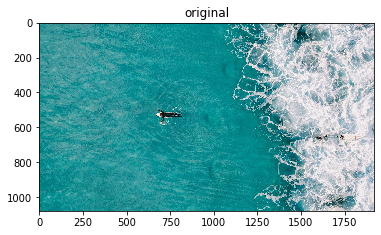
#> input picture resutado_original_200.png, 381 x 235 px
$ python -i energias.py   (imports and definitions only)   (older library calls are emulated)
#> lines starting #> are read from the running program, lines starting #| are printed output that depends on the picture
#> further down, picture is the input picture: shape (235, 381, 3); mean B, G, R 185.3, 182.4, 124
# -*- coding: utf-8 -*-

import cv2
import numpy as np
from skimage.feature import hog

# Referencias:
# -> http://pages.cs.wisc.edu/~moayad/cs766/index.html
# -> https://medium.com/swlh/real-world-dynamic-programming-seam-carving-9d11c5b0bfca
# -> https://avikdas.com/2019/07/29/improved-seam-carving-with-forward-energy.html
'''
Energía simple (monobanda)

Derivada en x e y de la imagen

Entrada:
    -> image: imagen

Salida:
    -> Matriz de energía
'''
# [10 lines left out: function simpleEnergy, not called in this run]

'''
Energía simple (tribanda)

Calcula la energía para cada canal r g b

Entrada:
    -> image: imagen

Salida:
    -> Matriz de energía
'''
def simpleEnergyRGB(image):
    b, g, r = cv2.split(image)
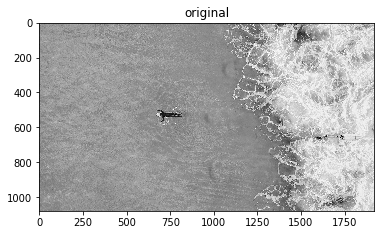
#> b: shape (235, 381); min 0, max 255, mean 185.3
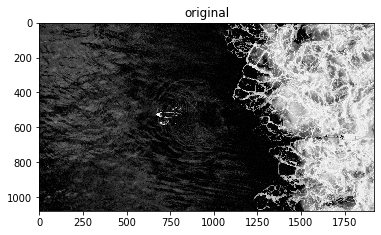
#> r: shape (235, 381); min 0, max 255, mean 124
    b_energy = np.absolute(cv2.Sobel(b, cv2.CV_64F, 1, 0, ksize=3)) + np.absolute(cv2.Sobel(b, cv2.CV_64F, 0, 1, ksize=3))
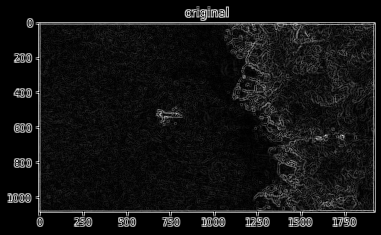
#> b_energy: shape (235, 381) float64; min 0, max 1382, mean 106.4; drawn with min black and max white
    g_energy = np.absolute(cv2.Sobel(g, cv2.CV_64F, 1, 0, ksize=3)) + np.absolute(cv2.Sobel(g, cv2.CV_64F, 0, 1, ksize=3))
    r_energy = np.absolute(cv2.Sobel(r, cv2.CV_64F, 1, 0, ksize=3)) + np.absolute(cv2.Sobel(r, cv2.CV_64F, 0, 1, ksize=3))
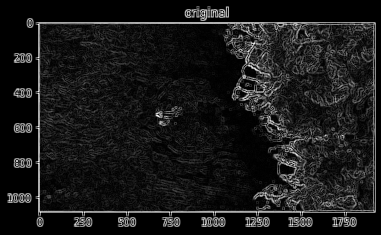
#> r_energy: shape (235, 381) float64; min 0, max 1468, mean 146.6; drawn with min black and max white

    return b_energy + g_energy + r_energy

'''
Energía eHOG

Entrada:
    -> image: imagen

Salida:
    -> Matriz de energía
'''
# [26 lines left out: function eHOG, not called in this run]

'''
Energía "forward"

Entrada:
    -> image: imagen

Salida:
    -> Matriz de energía
'''
# [41 lines left out: function forwardEnergy, not called in this run]

>>> import cv2
>>> picture = cv2.imread('resutado_original_200.png')
>>> result = simpleEnergyRGB(picture)
